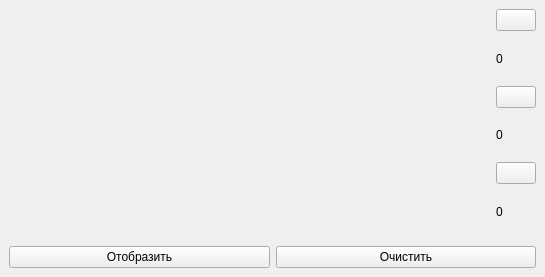
<?xml version="1.0" encoding="UTF-8"?>
<ui version="4.0">
 <class>ShapeDrawing</class>
 <widget class="QMainWindow" name="ShapeDrawing">
  <property name="geometry">
   <rect>
    <x>0</x>
    <y>0</y>
    <width>545</width>
    <height>277</height>
   </rect>
  </property>
  <property name="windowTitle">
   <string>ShapeDrawing</string>
  </property>
  <widget class="QWidget" name="centralwidget">
   <property name="sizePolicy">
    <sizepolicy hsizetype="Expanding" vsizetype="Expanding">
     <horstretch>0</horstretch>
     <verstretch>0</verstretch>
    </sizepolicy>
   </property>
   <layout class="QGridLayout" name="gridLayout">
    <item row="2" column="0" colspan="3">
     <layout class="QHBoxLayout" name="horizontalLayout_2">
      <property name="sizeConstraint">
       <enum>QLayout::SetDefaultConstraint</enum>
      </property>
      <item>
       <widget class="QPushButton" name="displayButton">
        <property name="text">
         <string>Отобразить</string>
        </property>
       </widget>
      </item>
      <item>
       <widget class="QPushButton" name="clearButton">
        <property name="text">
         <string>Очистить</string>
        </property>
       </widget>
      </item>
     </layout>
    </item>
    <item row="0" column="0">
     <spacer name="verticalSpacer">
      <property name="orientation">
       <enum>Qt::Vertical</enum>
      </property>
      <property name="sizeHint" stdset="0">
       <size>
        <width>20</width>
        <height>40</height>
       </size>
      </property>
     </spacer>
    </item>
    <item row="0" column="2">
     <layout class="QHBoxLayout" name="horizontalLayout">
      <item>
       <layout class="QVBoxLayout" name="verticalLayout">
        <item>
         <widget class="QPushButton" name="triangleButton">
          <property name="sizePolicy">
           <sizepolicy hsizetype="Minimum" vsizetype="Fixed">
            <horstretch>0</horstretch>
            <verstretch>0</verstretch>
           </sizepolicy>
          </property>
          <property name="toolTip">
           <string>&lt;html&gt;&lt;head/&gt;&lt;body&gt;&lt;p&gt;&lt;img src=&quot;:/Resurses/triangle.png&quot;/&gt;&lt;/p&gt;&lt;/body&gt;&lt;/html&gt;</string>
          </property>
          <property name="text">
           <string/>
          </property>
          <property name="icon">
           <iconset resource="ShapeDrawing.qrc">
            <normaloff>:/Resurses/triangle.png</normaloff>:/Resurses/triangle.png</iconset>
          </property>
         </widget>
        </item>
        <item>
         <widget class="QLabel" name="trianglLabel">
          <property name="text">
           <string>0</string>
          </property>
         </widget>
        </item>
        <item>
         <widget class="QPushButton" name="circleButton">
          <property name="sizePolicy">
           <sizepolicy hsizetype="Minimum" vsizetype="Fixed">
            <horstretch>0</horstretch>
            <verstretch>0</verstretch>
           </sizepolicy>
          </property>
          <property name="text">
           <string/>
          </property>
          <property name="icon">
           <iconset resource="ShapeDrawing.qrc">
            <normaloff>:/Resurses/circle.png</normaloff>:/Resurses/circle.png</iconset>
          </property>
         </widget>
        </item>
        <item>
         <widget class="QLabel" name="circleLabel">
          <property name="text">
           <string>0</string>
          </property>
         </widget>
        </item>
        <item>
         <widget class="QPushButton" name="squareButton">
          <property name="sizePolicy">
           <sizepolicy hsizetype="Minimum" vsizetype="Fixed">
            <horstretch>0</horstretch>
            <verstretch>0</verstretch>
           </sizepolicy>
          </property>
          <property name="text">
           <string/>
          </property>
          <property name="icon">
           <iconset resource="ShapeDrawing.qrc">
            <normaloff>:/Resurses/square.png</normaloff>:/Resurses/square.png</iconset>
          </property>
         </widget>
        </item>
        <item>
         <widget class="QLabel" name="squareLabel">
          <property name="text">
           <string>0</string>
          </property>
         </widget>
        </item>
        <item>
         <spacer name="verticalSpacer_2">
          <property name="orientation">
           <enum>Qt::Vertical</enum>
          </property>
         </spacer>
        </item>
       </layout>
      </item>
     </layout>
    </item>
    <item row="0" column="1">
     <spacer name="horizontalSpacer">
      <property name="orientation">
       <enum>Qt::Horizontal</enum>
      </property>
      <property name="sizeHint" stdset="0">
       <size>
        <width>40</width>
        <height>20</height>
       </size>
      </property>
     </spacer>
    </item>
   </layout>
  </widget>
 </widget>
 <resources>
  <include location="ShapeDrawing.qrc"/>
 </resources>
 <connections/>
</ui>
